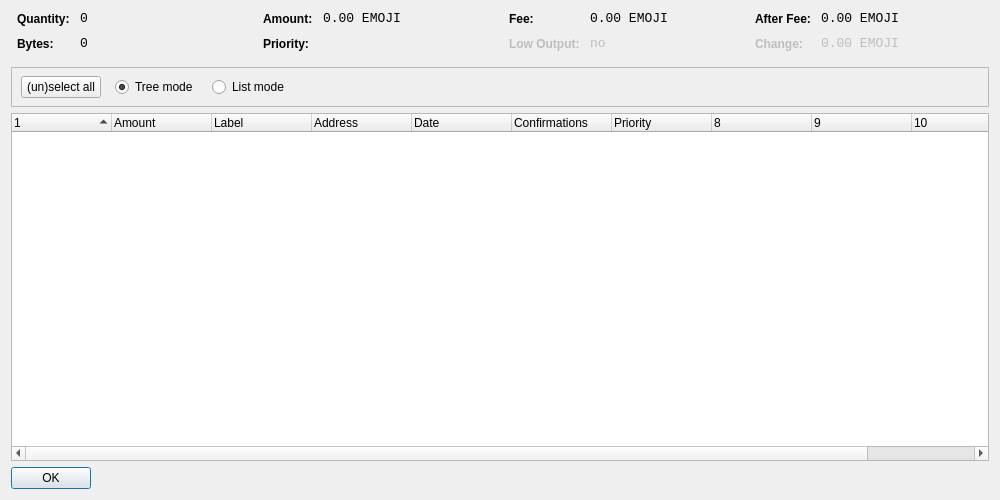
<?xml version="1.0" encoding="UTF-8"?>
<ui version="4.0">
 <class>CoinControlDialog</class>
 <widget class="QDialog" name="CoinControlDialog">
  <property name="geometry">
   <rect>
    <x>0</x>
    <y>0</y>
    <width>1000</width>
    <height>500</height>
   </rect>
  </property>
  <property name="windowTitle">
   <string>Coin Control</string>
  </property>
  <layout class="QVBoxLayout" name="verticalLayout">
   <item>
    <layout class="QHBoxLayout" name="horizontalLayoutTop" stretch="0,0,0,0">
     <property name="topMargin">
      <number>0</number>
     </property>
     <property name="bottomMargin">
      <number>10</number>
     </property>
     <item>
      <layout class="QFormLayout" name="formLayoutCoinControl1">
       <property name="horizontalSpacing">
        <number>10</number>
       </property>
       <property name="verticalSpacing">
        <number>10</number>
       </property>
       <property name="leftMargin">
        <number>6</number>
       </property>
       <property name="rightMargin">
        <number>6</number>
       </property>
       <item row="0" column="0">
        <widget class="QLabel" name="labelCoinControlQuantityText">
         <property name="styleSheet">
          <string notr="true">font-weight:bold;</string>
         </property>
         <property name="text">
          <string>Quantity:</string>
         </property>
        </widget>
       </item>
       <item row="0" column="1">
        <widget class="QLabel" name="labelCoinControlQuantity">
         <property name="font">
          <font>
           <family>Monospace</family>
           <pointsize>10</pointsize>
          </font>
         </property>
         <property name="cursor">
          <cursorShape>IBeamCursor</cursorShape>
         </property>
         <property name="contextMenuPolicy">
          <enum>Qt::ActionsContextMenu</enum>
         </property>
         <property name="text">
          <string notr="true">0</string>
         </property>
         <property name="textInteractionFlags">
          <set>Qt::LinksAccessibleByMouse|Qt::TextSelectableByKeyboard|Qt::TextSelectableByMouse</set>
         </property>
        </widget>
       </item>
       <item row="1" column="0">
        <widget class="QLabel" name="labelCoinControlBytesText">
         <property name="styleSheet">
          <string notr="true">font-weight:bold;</string>
         </property>
         <property name="text">
          <string>Bytes:</string>
         </property>
        </widget>
       </item>
       <item row="1" column="1">
        <widget class="QLabel" name="labelCoinControlBytes">
         <property name="font">
          <font>
           <family>Monospace</family>
           <pointsize>10</pointsize>
          </font>
         </property>
         <property name="cursor">
          <cursorShape>IBeamCursor</cursorShape>
         </property>
         <property name="contextMenuPolicy">
          <enum>Qt::ActionsContextMenu</enum>
         </property>
         <property name="text">
          <string notr="true">0</string>
         </property>
         <property name="textInteractionFlags">
          <set>Qt::LinksAccessibleByMouse|Qt::TextSelectableByKeyboard|Qt::TextSelectableByMouse</set>
         </property>
        </widget>
       </item>
      </layout>
     </item>
     <item>
      <layout class="QFormLayout" name="formLayoutCoinControl2">
       <property name="horizontalSpacing">
        <number>10</number>
       </property>
       <property name="verticalSpacing">
        <number>10</number>
       </property>
       <property name="leftMargin">
        <number>6</number>
       </property>
       <property name="rightMargin">
        <number>6</number>
       </property>
       <item row="0" column="0">
        <widget class="QLabel" name="labelCoinControlAmountText">
         <property name="styleSheet">
          <string notr="true">font-weight:bold;</string>
         </property>
         <property name="text">
          <string>Amount:</string>
         </property>
        </widget>
       </item>
       <item row="0" column="1">
        <widget class="QLabel" name="labelCoinControlAmount">
         <property name="font">
          <font>
           <family>Monospace</family>
           <pointsize>10</pointsize>
          </font>
         </property>
         <property name="cursor">
          <cursorShape>IBeamCursor</cursorShape>
         </property>
         <property name="contextMenuPolicy">
          <enum>Qt::ActionsContextMenu</enum>
         </property>
         <property name="text">
          <string notr="true">0.00 EMOJI</string>
         </property>
         <property name="textInteractionFlags">
          <set>Qt::LinksAccessibleByMouse|Qt::TextSelectableByKeyboard|Qt::TextSelectableByMouse</set>
         </property>
        </widget>
       </item>
       <item row="1" column="0">
        <widget class="QLabel" name="labelCoinControlPriorityText">
         <property name="styleSheet">
          <string notr="true">font-weight:bold;</string>
         </property>
         <property name="text">
          <string>Priority:</string>
         </property>
        </widget>
       </item>
       <item row="1" column="1">
        <widget class="QLabel" name="labelCoinControlPriority">
         <property name="font">
          <font>
           <family>Monospace</family>
           <pointsize>10</pointsize>
          </font>
         </property>
         <property name="cursor">
          <cursorShape>IBeamCursor</cursorShape>
         </property>
         <property name="contextMenuPolicy">
          <enum>Qt::ActionsContextMenu</enum>
         </property>
         <property name="text">
          <string/>
         </property>
         <property name="textInteractionFlags">
          <set>Qt::LinksAccessibleByMouse|Qt::TextSelectableByKeyboard|Qt::TextSelectableByMouse</set>
         </property>
        </widget>
       </item>
      </layout>
     </item>
     <item>
      <layout class="QFormLayout" name="formLayoutCoinControl3">
       <property name="horizontalSpacing">
        <number>10</number>
       </property>
       <property name="verticalSpacing">
        <number>10</number>
       </property>
       <property name="leftMargin">
        <number>6</number>
       </property>
       <property name="rightMargin">
        <number>6</number>
       </property>
       <item row="0" column="0">
        <widget class="QLabel" name="labelCoinControlFeeText">
         <property name="styleSheet">
          <string notr="true">font-weight:bold;</string>
         </property>
         <property name="text">
          <string>Fee:</string>
         </property>
        </widget>
       </item>
       <item row="0" column="1">
        <widget class="QLabel" name="labelCoinControlFee">
         <property name="font">
          <font>
           <family>Monospace</family>
           <pointsize>10</pointsize>
          </font>
         </property>
         <property name="cursor">
          <cursorShape>IBeamCursor</cursorShape>
         </property>
         <property name="contextMenuPolicy">
          <enum>Qt::ActionsContextMenu</enum>
         </property>
         <property name="text">
          <string notr="true">0.00 EMOJI</string>
         </property>
         <property name="textInteractionFlags">
          <set>Qt::LinksAccessibleByMouse|Qt::TextSelectableByKeyboard|Qt::TextSelectableByMouse</set>
         </property>
        </widget>
       </item>
       <item row="1" column="0">
        <widget class="QLabel" name="labelCoinControlLowOutputText">
         <property name="enabled">
          <bool>false</bool>
         </property>
         <property name="styleSheet">
          <string notr="true">font-weight:bold;</string>
         </property>
         <property name="text">
          <string>Low Output:</string>
         </property>
        </widget>
       </item>
       <item row="1" column="1">
        <widget class="QLabel" name="labelCoinControlLowOutput">
         <property name="enabled">
          <bool>false</bool>
         </property>
         <property name="font">
          <font>
           <family>Monospace</family>
           <pointsize>10</pointsize>
          </font>
         </property>
         <property name="cursor">
          <cursorShape>IBeamCursor</cursorShape>
         </property>
         <property name="contextMenuPolicy">
          <enum>Qt::ActionsContextMenu</enum>
         </property>
         <property name="text">
          <string notr="true">no</string>
         </property>
         <property name="textInteractionFlags">
          <set>Qt::LinksAccessibleByMouse|Qt::TextSelectableByKeyboard|Qt::TextSelectableByMouse</set>
         </property>
        </widget>
       </item>
      </layout>
     </item>
     <item>
      <layout class="QFormLayout" name="formLayoutCoinControl4">
       <property name="horizontalSpacing">
        <number>10</number>
       </property>
       <property name="verticalSpacing">
        <number>10</number>
       </property>
       <property name="leftMargin">
        <number>6</number>
       </property>
       <property name="rightMargin">
        <number>6</number>
       </property>
       <item row="0" column="0">
        <widget class="QLabel" name="labelCoinControlAfterFeeText">
         <property name="styleSheet">
          <string notr="true">font-weight:bold;</string>
         </property>
         <property name="text">
          <string>After Fee:</string>
         </property>
        </widget>
       </item>
       <item row="0" column="1">
        <widget class="QLabel" name="labelCoinControlAfterFee">
         <property name="font">
          <font>
           <family>Monospace</family>
           <pointsize>10</pointsize>
          </font>
         </property>
         <property name="cursor">
          <cursorShape>IBeamCursor</cursorShape>
         </property>
         <property name="contextMenuPolicy">
          <enum>Qt::ActionsContextMenu</enum>
         </property>
         <property name="text">
          <string notr="true">0.00 EMOJI</string>
         </property>
         <property name="textInteractionFlags">
          <set>Qt::LinksAccessibleByMouse|Qt::TextSelectableByKeyboard|Qt::TextSelectableByMouse</set>
         </property>
        </widget>
       </item>
       <item row="1" column="0">
        <widget class="QLabel" name="labelCoinControlChangeText">
         <property name="enabled">
          <bool>false</bool>
         </property>
         <property name="styleSheet">
          <string notr="true">font-weight:bold;</string>
         </property>
         <property name="text">
          <string>Change:</string>
         </property>
        </widget>
       </item>
       <item row="1" column="1">
        <widget class="QLabel" name="labelCoinControlChange">
         <property name="enabled">
          <bool>false</bool>
         </property>
         <property name="font">
          <font>
           <family>Monospace</family>
           <pointsize>10</pointsize>
          </font>
         </property>
         <property name="cursor">
          <cursorShape>IBeamCursor</cursorShape>
         </property>
         <property name="contextMenuPolicy">
          <enum>Qt::ActionsContextMenu</enum>
         </property>
         <property name="text">
          <string notr="true">0.00 EMOJI</string>
         </property>
         <property name="textInteractionFlags">
          <set>Qt::LinksAccessibleByMouse|Qt::TextSelectableByKeyboard|Qt::TextSelectableByMouse</set>
         </property>
        </widget>
       </item>
      </layout>
     </item>
    </layout>
   </item>
   <item>
    <widget class="QFrame" name="frame">
     <property name="minimumSize">
      <size>
       <width>0</width>
       <height>40</height>
      </size>
     </property>
     <property name="frameShape">
      <enum>QFrame::StyledPanel</enum>
     </property>
     <property name="frameShadow">
      <enum>QFrame::Sunken</enum>
     </property>
     <widget class="QWidget" name="horizontalLayoutWidget">
      <property name="geometry">
       <rect>
        <x>10</x>
        <y>0</y>
        <width>781</width>
        <height>41</height>
       </rect>
      </property>
      <layout class="QHBoxLayout" name="horizontalLayoutPanel" stretch="0,0,0,0,0">
       <property name="spacing">
        <number>14</number>
       </property>
       <item>
        <widget class="QPushButton" name="pushButtonSelectAll">
         <property name="sizePolicy">
          <sizepolicy hsizetype="Maximum" vsizetype="Fixed">
           <horstretch>0</horstretch>
           <verstretch>0</verstretch>
          </sizepolicy>
         </property>
         <property name="text">
          <string>(un)select all</string>
         </property>
        </widget>
       </item>
       <item>
        <widget class="QRadioButton" name="radioTreeMode">
         <property name="sizePolicy">
          <sizepolicy hsizetype="Maximum" vsizetype="Fixed">
           <horstretch>0</horstretch>
           <verstretch>0</verstretch>
          </sizepolicy>
         </property>
         <property name="text">
          <string>Tree mode</string>
         </property>
         <property name="checked">
          <bool>true</bool>
         </property>
        </widget>
       </item>
       <item>
        <widget class="QRadioButton" name="radioListMode">
         <property name="sizePolicy">
          <sizepolicy hsizetype="Maximum" vsizetype="Fixed">
           <horstretch>0</horstretch>
           <verstretch>0</verstretch>
          </sizepolicy>
         </property>
         <property name="text">
          <string>List mode</string>
         </property>
        </widget>
       </item>
       <item>
        <spacer name="horizontalSpacer">
         <property name="orientation">
          <enum>Qt::Horizontal</enum>
         </property>
         <property name="sizeHint" stdset="0">
          <size>
           <width>40</width>
           <height>20</height>
          </size>
         </property>
        </spacer>
       </item>
      </layout>
     </widget>
    </widget>
   </item>
   <item>
    <widget class="CoinControlTreeWidget" name="treeWidget">
     <property name="contextMenuPolicy">
      <enum>Qt::CustomContextMenu</enum>
     </property>
     <property name="sortingEnabled">
      <bool>false</bool>
     </property>
     <property name="columnCount">
      <number>11</number>
     </property>
     <attribute name="headerShowSortIndicator" stdset="0">
      <bool>true</bool>
     </attribute>
     <attribute name="headerStretchLastSection">
      <bool>false</bool>
     </attribute>
     <column>
      <property name="text">
       <string/>
      </property>
     </column>
     <column>
      <property name="text">
       <string>Amount</string>
      </property>
     </column>
     <column>
      <property name="text">
       <string>Label</string>
      </property>
     </column>
     <column>
      <property name="text">
       <string>Address</string>
      </property>
     </column>
     <column>
      <property name="text">
       <string>Date</string>
      </property>
     </column>
     <column>
      <property name="text">
       <string>Confirmations</string>
      </property>
      <property name="toolTip">
       <string>Confirmed</string>
      </property>
     </column>
     <column>
      <property name="text">
       <string>Priority</string>
      </property>
     </column>
     <column>
      <property name="text">
       <string/>
      </property>
     </column>
     <column>
      <property name="text">
       <string/>
      </property>
     </column>
     <column>
      <property name="text">
       <string/>
      </property>
     </column>
     <column>
      <property name="text">
       <string/>
      </property>
     </column>
    </widget>
   </item>
   <item>
    <widget class="QDialogButtonBox" name="buttonBox">
     <property name="sizePolicy">
      <sizepolicy hsizetype="Maximum" vsizetype="Fixed">
       <horstretch>0</horstretch>
       <verstretch>0</verstretch>
      </sizepolicy>
     </property>
     <property name="orientation">
      <enum>Qt::Horizontal</enum>
     </property>
     <property name="standardButtons">
      <set>QDialogButtonBox::Ok</set>
     </property>
    </widget>
   </item>
  </layout>
 </widget>
 <customwidgets>
  <customwidget>
   <class>CoinControlTreeWidget</class>
   <extends>QTreeWidget</extends>
   <header>coincontroltreewidget.h</header>
  </customwidget>
 </customwidgets>
 <resources/>
 <connections/>
</ui>
